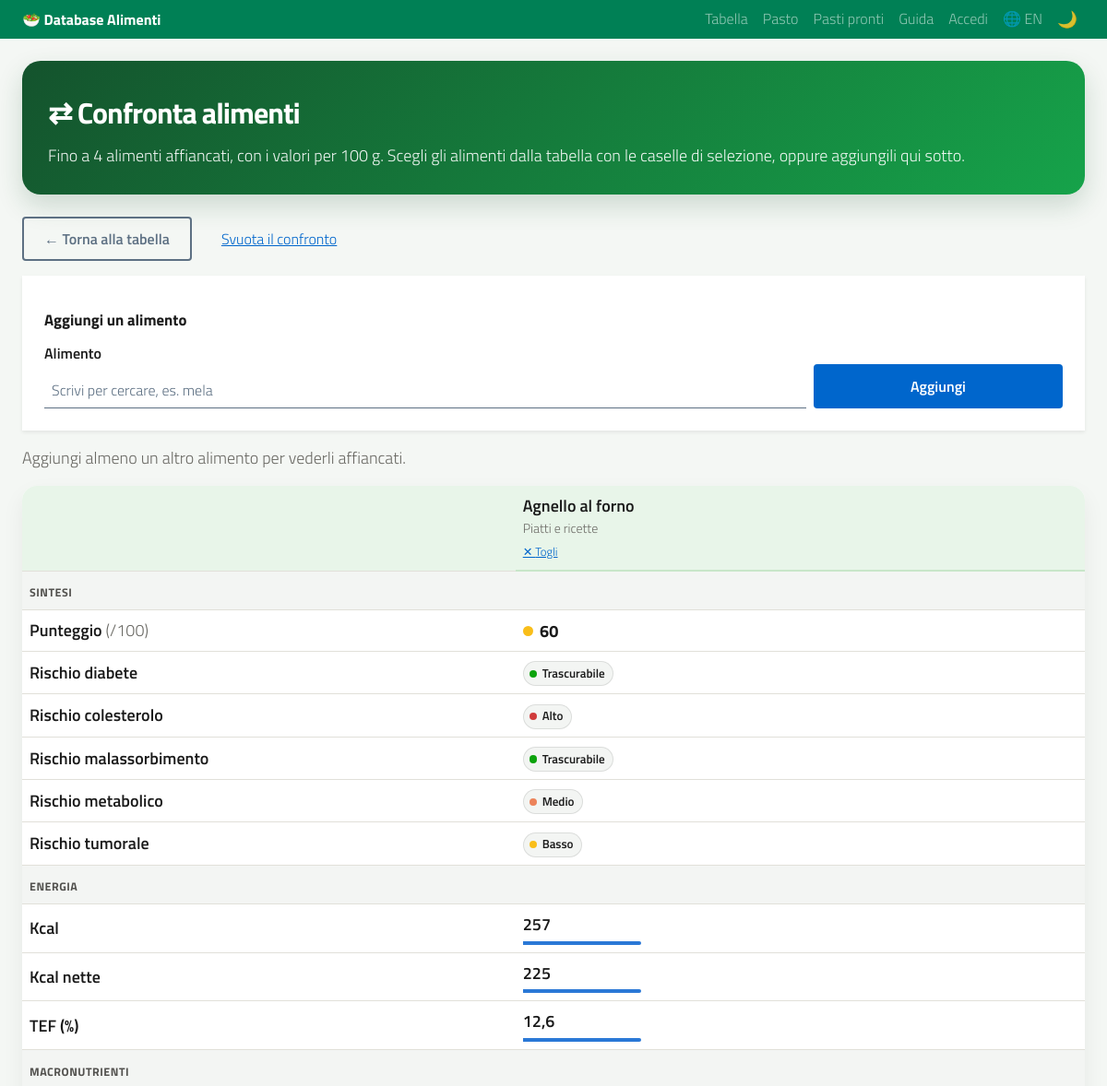
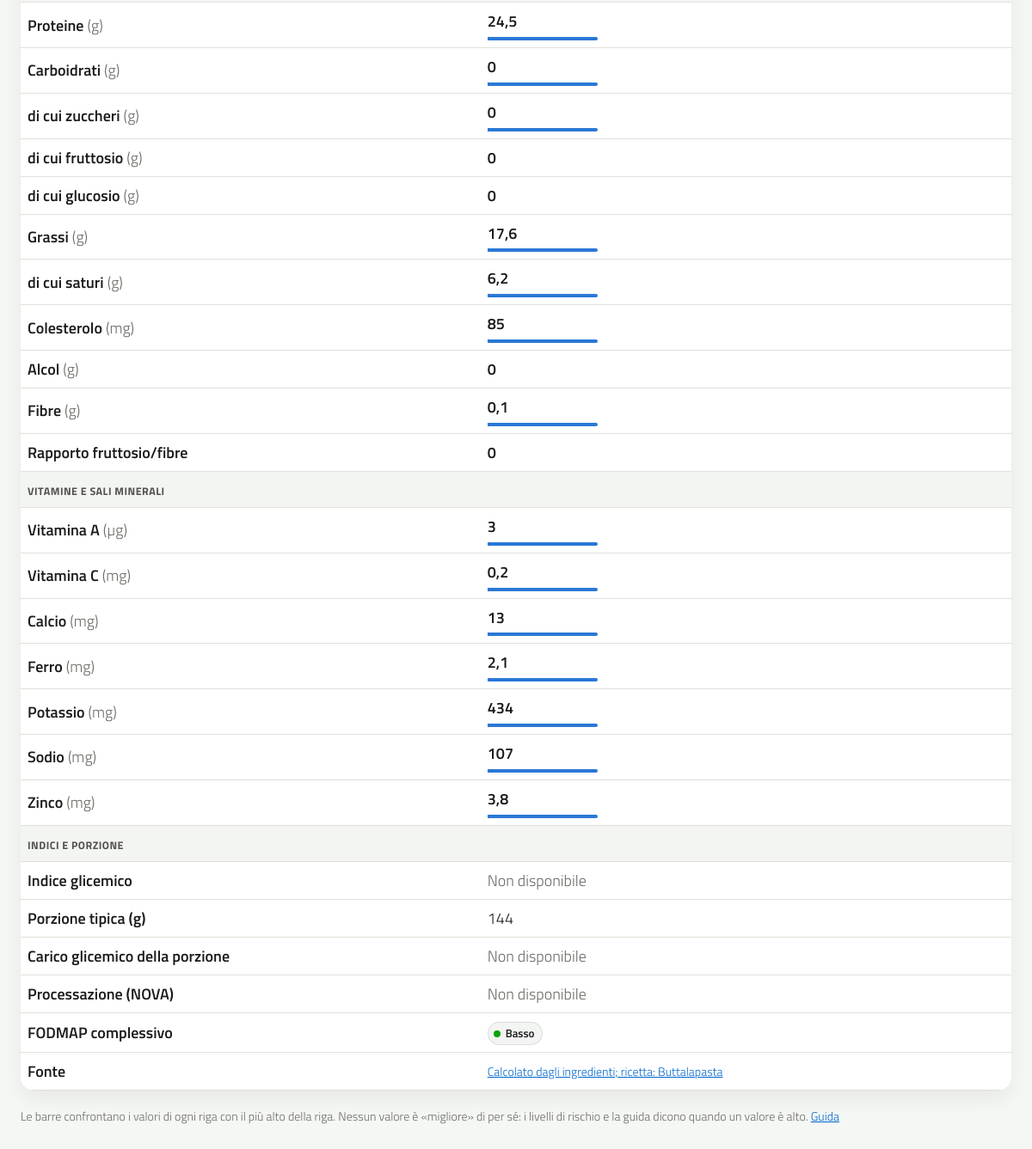
Screenshot of /confronta?id=2646 with the database file from the repository (2 pictures, top to bottom).
### tables this page shows
CREATE TABLE alimenti (
            id INTEGER PRIMARY KEY AUTOINCREMENT,
            alimento TEXT NOT NULL,
            categoria TEXT,

            kcal REAL DEFAULT 0,
            tef_kcal REAL DEFAULT 0,
            tef_percent REAL DEFAULT 0,
            kcal_nette REAL DEFAULT 0,

            fruttosio REAL DEFAULT 0,
            fibre REAL DEFAULT 0,
            rapporto REAL DEFAULT 0,

            rischio_malassorbimento TEXT,
            rischio_metabolico TEXT,
            rischio_tumorale TEXT,

            aggiornato_il TEXT
        , proteine REAL DEFAULT 0, carboidrati REAL DEFAULT 0, grassi REAL DEFAULT 0, url_fonte TEXT, note TEXT, rischio_diabete TEXT, rischio_colesterolo TEXT, zuccheri REAL, grassi_saturi REAL, colesterolo REAL, vitamina_a REAL, vitamina_c REAL, vitamina_d REAL, vitamina_e REAL, vitamina_b12 REAL, folati REAL, calcio REAL, ferro REAL, magnesio REAL, potassio REAL, sodio REAL, zinco REAL, indice_glicemico REAL, nova INTEGER, fodmap_fruttani TEXT, fodmap_gos TEXT, fodmap_lattosio TEXT, fodmap_fruttosio TEXT, fodmap_polioli TEXT, fonte_nutrienti TEXT, fdc_id INTEGER, codice_crea TEXT, codice_barre TEXT, porzione REAL, glucosio REAL, lattosio REAL, alcol REAL, campi_usda TEXT, codice_cofid TEXT, campi_cofid TEXT, campi_ricetta TEXT, ingredienti TEXT);

### web/pagine.py (the view, shortened to what this page needs)
@bp.route("/confronta")
def confronta() -> ResponseReturnValue:
    ids = ids_confronto(request.args.getlist("id"))
    if len(ids) > CONFRONTO_MAX:
        flash(_("Si possono confrontare al massimo %(n)d alimenti: ecco i primi %(n)d.", n=CONFRONTO_MAX), "warning")
        return redirect(url_for("pagine.confronta", id=ids[:CONFRONTO_MAX]))
    trovati = archivio.get_alimenti_per_id(ids)
    if len(trovati) < len(ids):
        flash(_("Alcuni alimenti non sono più nel database e sono stati tolti dal confronto."), "warning")
        return redirect(url_for("pagine.confronta", id=[i for i in ids if i in trovati]))
    alimenti = [trovati[i] for i in ids]
    return render_template(
        "confronto.html",
        alimenti=alimenti,
        ids=ids,
        confronto_max=CONFRONTO_MAX,
        energia=righe_numeriche(alimenti, CONFRONTO_ENERGIA),
        macro=righe_numeriche(alimenti, CONFRONTO_MACRO),
        micro=righe_numeriche(alimenti, CONFRONTO_MICRO),
        indici=[
            {
                "ig": nutrienti.livello_indice_glicemico(a.get("indice_glicemico")),
                "carico": nutrienti.carico_glicemico(a, nutrienti.porzione(a)),
                "porzione": nutrienti.porzione(a),
                "nova": nutrienti.gruppo_nova(a),
                "fodmap": nutrienti.fodmap_complessivo(a),
            }
            for a in alimenti
        ],
        etichette_rischi={campo: importazione.ETICHETTE[campo] for campo in analisi.CAMPI_RISCHIO},
        elenco=archivio.elenco_per_ricerca() if len(alimenti) < CONFRONTO_MAX else [],
    )

### templates/confronto.html (shortened to what this page needs)
{% extends "base.html" %}
{% block content %}
{% macro righe_valori(righe) %}
    {% for riga in righe %}
        <tr>
            <th scope="row">
                {{ riga.etichetta|traduci }}{% if riga.unita %} <span class="text-muted fw-normal">({{ riga.unita }})</span>{% endif %}
            </th>
            {% for valore, quota in riga.valori %}
                <td class="confronto-valore">
                    {% if valore is none %}
                        <span class="text-muted">–</span>
                    {% else %}
                        <span class="confronto-numero">{{ valore|round(riga.decimali)|numero }}</span>
                        {% if quota > 0 %}
                            <span class="confronto-barra" style="--quota: {{ '%.3f'|format(quota) }}" aria-hidden="true"></span>
                        {% endif %}
                    {% endif %}
                </td>
            {% endfor %}
        </tr>
    {% endfor %}
{% endmacro %}
{% macro intestazione_sezione(titolo) %}
    <tr class="confronto-sezione">
        <th scope="colgroup" colspan="{{ alimenti|length + 1 }}">{{ titolo }}</th>
    </tr>
{% endmacro %}
<div class="page-header">
    <h1>⇄ {{ _('Confronta alimenti') }}</h1>
    <p>
    </p>
</div>
<div class="d-flex flex-wrap gap-2 mb-3">
    <a href="{{ url_for('pagine.index') }}" class="btn btn-outline-secondary btn-sm">← {{ _('Torna alla tabella') }}</a>
    {% if alimenti %}
        <a href="{{ url_for('pagine.confronta') }}" class="btn btn-link btn-sm">{{ _('Svuota il confronto') }}</a>
    {% endif %}
</div>
{% if alimenti|length < confronto_max %}
    <section class="card card-form shadow-sm p-4 mb-3" aria-labelledby="titolo-aggiungi-confronto">
        <h2 class="grafico-titolo" id="titolo-aggiungi-confronto">{{ _('Aggiungi un alimento') }}</h2>
        <form method="get" action="{{ url_for('pagine.confronta') }}" class="row g-2 align-items-end">
            <div class="col-md-9">
                <label for="cerca-confronto" class="form-label">{{ _('Alimento') }}</label>
                <input type="text" class="form-control" id="cerca-confronto" name="cerca" list="elenco-alimenti"
                       autocomplete="off" placeholder="{{ _('Scrivi per cercare, es. mela') }}" required>
            </div>
            <div class="col-md-3">
                <button type="submit" class="btn btn-primary w-100">{{ _('Aggiungi') }}</button>
            </div>
        </form>
    </section>
{% endif %}
{% if alimenti|length < 2 %}
    <p class="text-muted">
        {% if alimenti %}
            {{ _('Aggiungi almeno un altro alimento per vederli affiancati.') }}
        {% else %}
            {{ _('Nessun alimento da confrontare.') }}
        {% endif %}
    </p>
{% endif %}
{% if alimenti %}
<section class="card table-card mb-3" aria-labelledby="titolo-confronto">
    <div class="table-responsive confronto-scorrimento">
        <table class="table align-middle mb-0 tabella-confronto" style="--colonne: {{ alimenti|length }}">
            <thead>
                <tr>
                    <td class="confronto-angolo"></td>
                    {% for a in alimenti %}
                        {% set altri = ids|reject('equalto', a.id)|list %}
                        <th scope="col" class="confronto-alimento">
                            <a class="nome-alimento" href="{{ url_for('pagine.scheda', alimento_id=a.id) }}">{{ a.alimento }}</a>
                            <small class="d-block text-muted fw-normal">{{ (a.categoria or 'Senza categoria')|traduci }}</small>
                            <a class="confronto-togli" href="{{ url_for('pagine.confronta', id=altri) }}"
                               aria-label="{{ _('Togli %(nome)s dal confronto', nome=a.alimento) }}">✕ {{ _('Togli') }}</a>
                        </th>
                    {% endfor %}
                </tr>
            </thead>
            <tbody>
                {{ intestazione_sezione(_('Sintesi')) }}
                <tr>
                    <th scope="row">{{ _('Punteggio') }} <span class="text-muted fw-normal">(/100)</span></th>
                    {% for a in alimenti %}
                        <td>
                            {% if a.punteggio is not none %}
                                {% set liv = livello_punteggio(a.punteggio) %}
                                <span class="punteggio stato-{{ liv.stato }}" title="{{ _('Livello medio: %(livello)s', livello=liv.etichetta|traduci) }}">{{ a.punteggio }}</span>
                            {% else %}
                                <span class="text-muted">–</span>
                            {% endif %}
                        </td>
                    {% endfor %}
                </tr>
                {% for campo, etichetta in rischi_elenco %}
                    <tr>
                        <th scope="row">{{ etichette_rischi[campo]|traduci }}</th>
                        {% for a in alimenti %}
                            <td>
                                {% if a[campo] %}
                                    <span class="badge-risk stato-{{ stato_rischio(a[campo]) }}">{{ a[campo]|traduci }}</span>
                                {% else %}
                                    <span class="badge-risk stato-nd">{{ _('Non classificato') }}</span>
                                {% endif %}
                            </td>
                        {% endfor %}
                    </tr>
                {% endfor %}
                {% if energia %}
                    {{ intestazione_sezione(_('Energia')) }}
                    {{ righe_valori(energia) }}
                {% endif %}
                {% if macro %}
                    {{ intestazione_sezione(_('Macronutrienti')) }}
                    {{ righe_valori(macro) }}
                {% endif %}
                {% if micro %}
                    {{ intestazione_sezione(_('Vitamine e sali minerali')) }}
                    {{ righe_valori(micro) }}
                {% endif %}
                {{ intestazione_sezione(_('Indici e porzione')) }}
                <tr>
                    <th scope="row">{{ _('Indice glicemico') }}</th>
                    {% for a in alimenti %}
                        {% set ig = indici[loop.index0].ig %}
                        <td>
                            {% if ig %}
                                <span class="badge-risk stato-{{ ig.stato }}">{{ a.indice_glicemico|numero }} · {{ ig.etichetta|traduci }}</span>
                            {% else %}
                                <span class="text-muted">{{ _('Non disponibile') }}</span>
                            {% endif %}
                        </td>
                    {% endfor %}
                </tr>
                <tr>
                    <th scope="row">{{ _('Porzione tipica (g)') }}</th>
                    {% for a in alimenti %}
                        <td>{{ indici[loop.index0].porzione|numero }}</td>
                    {% endfor %}
                </tr>
                <tr>
                    <th scope="row">{{ _('Carico glicemico della porzione') }}</th>
                    {% for a in alimenti %}
                        {% set carico = indici[loop.index0].carico %}
                        <td>
                            {% if carico is not none %}
                                {% set liv_cg = nutrienti.livello_carico_glicemico(carico) %}
                                <span class="badge-risk stato-{{ liv_cg.stato }}">{{ carico|numero }} · {{ liv_cg.etichetta|traduci }}</span>
                            {% else %}
                                <span class="text-muted">{{ _('Non disponibile') }}</span>
                            {% endif %}
                        </td>
                    {% endfor %}
                </tr>
                <tr>
                    <th scope="row">{{ _('Processazione (NOVA)') }}</th>
                    {% for a in alimenti %}
                        {% set nova = indici[loop.index0].nova %}
                        <td>
                            {% if nova %}
                                <span class="badge-risk stato-{{ nova.stato }}">NOVA {{ nova.gruppo }} · {{ nova.etichetta|traduci }}</span>
                            {% else %}
                                <span class="text-muted">{{ _('Non disponibile') }}</span>
                            {% endif %}
                        </td>
                    {% endfor %}
                </tr>
                <tr>
                    <th scope="row">{{ _('FODMAP complessivo') }}</th>
                    {% for a in alimenti %}
                        {% set fodmap = indici[loop.index0].fodmap %}
                        <td>
                            {% if fodmap %}
                                <span class="badge-risk stato-{{ fodmap.stato }}">{{ fodmap.etichetta|traduci }}</span>
                            {% else %}
                                <span class="text-muted">{{ _('Non classificato') }}</span>
                            {% endif %}
                        </td>
                    {% endfor %}
                </tr>
                <tr>
                    <th scope="row">{{ _('Fonte') }}</th>
                    {% for a in alimenti %}
                        <td class="small">
                            {% if a.url_fonte %}
                                <a href="{{ a.url_fonte }}" target="_blank" rel="noopener noreferrer">{{ a.fonte_nutrienti or a.url_fonte }}</a>
                            {% else %}
                                {{ a.fonte_nutrienti or '–' }}
                            {% endif %}
                        </td>
                    {% endfor %}
                </tr>
            </tbody>
        </table>
    </div>
</section>
<p class="small text-muted">
    {{ _('Le barre confrontano i valori di ogni riga con il più alto della riga. Nessun valore è «migliore» di per sé: i livelli di rischio e la guida dicono quando un valore è alto.') }}
    <a href="{{ url_for('pagine.guida') }}">{{ _('Guida') }}</a>
</p>
{% endif %}
{% endblock %}

### rows the page displays
alimenti: alimento "Agnello al forno", categoria "Piatti e ricette", punteggio "60", rischio_diabete "Trascurabile", rischio_colesterolo "Alto", rischio_malassorbimento "Trascurabile", rischio_metabolico "Medio", rischio_tumorale "Basso", kcal "257", {{ '%.3f'|format(quota) }} 1.000 (drawn), kcal_nette "225", tef_percent "12,6", proteine "24,5", carboidrati "0", zuccheri "0", fruttosio "0", glucosio "0", grassi "17,6", grassi_saturi "6,2", colesterolo "85", alcol "0", fibre "0,1", rapporto "0", vitamina_a "3", vitamina_c "0,2", calcio "13", ferro "2,1", potassio "434", sodio "107", zinco "3,8", porzione "144", etichetta|traduci "Basso", fonte_nutrienti "Calcolato dagli ingredienti; ricetta: Buttalapasta"

### other values shown
{{ codice|upper }} "EN"
{{ titolo }} "SINTESI ENERGIA MACRONUTRIENTI VITAMINE E SALI MINERALI INDICI E PORZIONE"
{{ etichette_rischi[campo]|traduci }} "Rischio diabete" "Rischio colesterolo" "Rischio malassorbimento" "Rischio metabolico" "Rischio tumorale"
{{ riga.etichetta|traduci }} "Kcal" "Kcal nette" "TEF (%)" "Proteine" "Carboidrati" "di cui zuccheri" "di cui fruttosio" "di cui glucosio" "Grassi" "di cui saturi" "Colesterolo" "Alcol" "Fibre" "Rapporto fruttosio/fibre" "Vitamina A" "Vitamina C" "Calcio" "Ferro" "Potassio" "Sodio" "Zinco"
{{ riga.unita }} "g" "g" "g" "g" "g" "g" "g" "mg" "g" "g" "µg" "mg" "mg" "mg" "mg" "mg" "mg"
